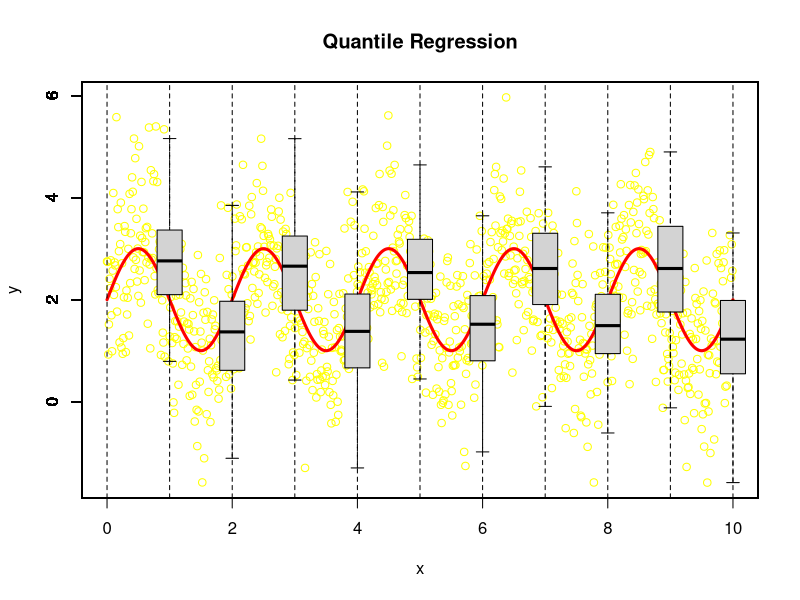

Write the R code that produced this figure.
n=1000
x=seq(0,10,length=n)
y=2+sin(pi*x)+rnorm(n)
plot(x, y, col = "yellow", main = "Quantile Regression", xlab = "x", ylab = "y")
curve(2+sin(pi*x),min(x),max(x),1000,add=TRUE,col="red",lwd=3)
#plot(x,y,col="yellow")
bins=0:10
m=11
abline(v=bins,lty=2)

##Quantile regression
#instead of mean we take boxplot for quantile regression
y.hat = rep(0, n)

for (i in 1:n) {
    y.hat[i] = boxplot(y[which((bins[i] <= x) & (x <= bins[i+1]))] , at=i,add=TRUE,outline =FALSE)
}

